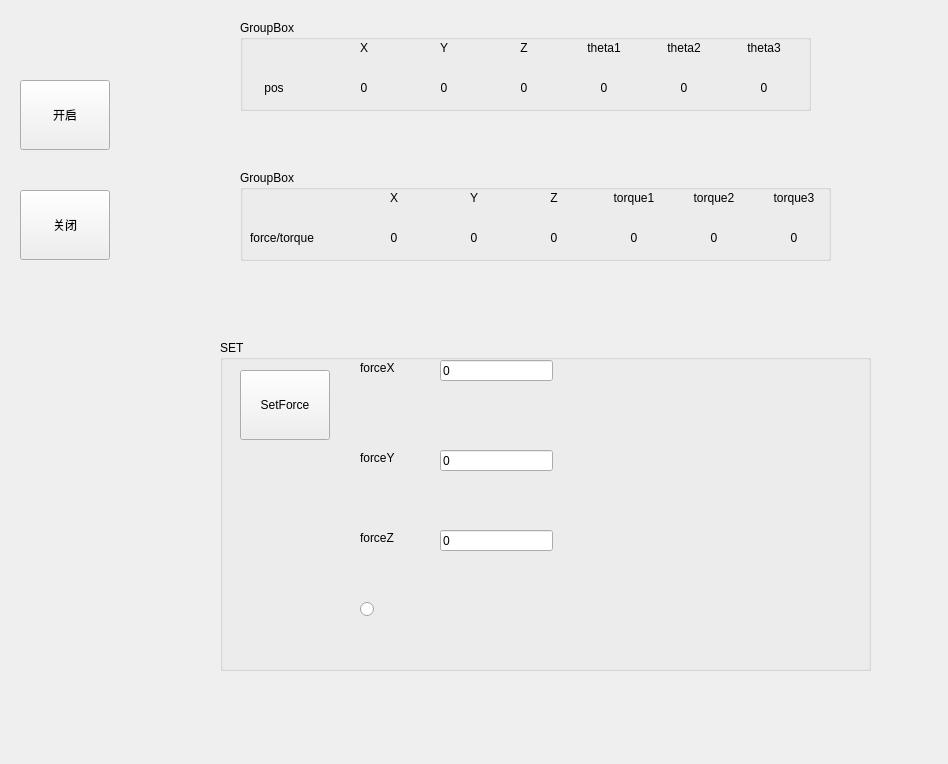
<?xml version="1.0" encoding="UTF-8"?>
<ui version="4.0">
 <class>omega</class>
 <widget class="QWidget" name="omega">
  <property name="geometry">
   <rect>
    <x>0</x>
    <y>0</y>
    <width>948</width>
    <height>764</height>
   </rect>
  </property>
  <property name="windowTitle">
   <string>Omega</string>
  </property>
  <widget class="QPushButton" name="openButton">
   <property name="geometry">
    <rect>
     <x>20</x>
     <y>80</y>
     <width>90</width>
     <height>70</height>
    </rect>
   </property>
   <property name="text">
    <string>开启</string>
   </property>
  </widget>
  <widget class="QPushButton" name="closeButton">
   <property name="geometry">
    <rect>
     <x>20</x>
     <y>190</y>
     <width>90</width>
     <height>70</height>
    </rect>
   </property>
   <property name="text">
    <string>关闭</string>
   </property>
  </widget>
  <widget class="QGroupBox" name="groupBox">
   <property name="geometry">
    <rect>
     <x>220</x>
     <y>340</y>
     <width>651</width>
     <height>331</height>
    </rect>
   </property>
   <property name="title">
    <string>SET</string>
   </property>
   <widget class="QRadioButton" name="statusButton">
    <property name="geometry">
     <rect>
      <x>140</x>
      <y>260</y>
      <width>21</width>
      <height>19</height>
     </rect>
    </property>
    <property name="text">
     <string/>
    </property>
   </widget>
   <widget class="QLineEdit" name="forceZSetEdit">
    <property name="geometry">
     <rect>
      <x>220</x>
      <y>190</y>
      <width>113</width>
      <height>21</height>
     </rect>
    </property>
    <property name="text">
     <string>0</string>
    </property>
   </widget>
   <widget class="QPushButton" name="setForceButton">
    <property name="geometry">
     <rect>
      <x>20</x>
      <y>30</y>
      <width>90</width>
      <height>70</height>
     </rect>
    </property>
    <property name="text">
     <string>SetForce</string>
    </property>
   </widget>
   <widget class="QLabel" name="label_2">
    <property name="geometry">
     <rect>
      <x>140</x>
      <y>20</y>
      <width>68</width>
      <height>15</height>
     </rect>
    </property>
    <property name="text">
     <string>forceX</string>
    </property>
   </widget>
   <widget class="QLineEdit" name="forceYSetEdit">
    <property name="geometry">
     <rect>
      <x>220</x>
      <y>110</y>
      <width>113</width>
      <height>21</height>
     </rect>
    </property>
    <property name="text">
     <string>0</string>
    </property>
   </widget>
   <widget class="QLabel" name="label_3">
    <property name="geometry">
     <rect>
      <x>140</x>
      <y>110</y>
      <width>68</width>
      <height>15</height>
     </rect>
    </property>
    <property name="text">
     <string>forceY</string>
    </property>
   </widget>
   <widget class="QLineEdit" name="forceXSetEdit">
    <property name="geometry">
     <rect>
      <x>220</x>
      <y>20</y>
      <width>113</width>
      <height>21</height>
     </rect>
    </property>
    <property name="text">
     <string>0</string>
    </property>
   </widget>
   <widget class="QLabel" name="label_4">
    <property name="geometry">
     <rect>
      <x>140</x>
      <y>190</y>
      <width>68</width>
      <height>15</height>
     </rect>
    </property>
    <property name="text">
     <string>forceZ</string>
    </property>
   </widget>
  </widget>
  <widget class="QGroupBox" name="groupBox_2">
   <property name="geometry">
    <rect>
     <x>240</x>
     <y>20</y>
     <width>571</width>
     <height>91</height>
    </rect>
   </property>
   <property name="title">
    <string>GroupBox</string>
   </property>
   <widget class="QLabel" name="theta3">
    <property name="geometry">
     <rect>
      <x>490</x>
      <y>60</y>
      <width>68</width>
      <height>15</height>
     </rect>
    </property>
    <property name="text">
     <string>0</string>
    </property>
    <property name="alignment">
     <set>Qt::AlignCenter</set>
    </property>
   </widget>
   <widget class="QLabel" name="posX">
    <property name="geometry">
     <rect>
      <x>90</x>
      <y>60</y>
      <width>68</width>
      <height>15</height>
     </rect>
    </property>
    <property name="text">
     <string>0</string>
    </property>
    <property name="alignment">
     <set>Qt::AlignCenter</set>
    </property>
   </widget>
   <widget class="QLabel" name="theta2Label">
    <property name="geometry">
     <rect>
      <x>410</x>
      <y>20</y>
      <width>68</width>
      <height>15</height>
     </rect>
    </property>
    <property name="text">
     <string>theta2</string>
    </property>
    <property name="alignment">
     <set>Qt::AlignCenter</set>
    </property>
   </widget>
   <widget class="QLabel" name="theta3Label">
    <property name="geometry">
     <rect>
      <x>490</x>
      <y>20</y>
      <width>68</width>
      <height>15</height>
     </rect>
    </property>
    <property name="text">
     <string>theta3</string>
    </property>
    <property name="alignment">
     <set>Qt::AlignCenter</set>
    </property>
   </widget>
   <widget class="QLabel" name="theta1Label">
    <property name="geometry">
     <rect>
      <x>330</x>
      <y>20</y>
      <width>68</width>
      <height>15</height>
     </rect>
    </property>
    <property name="text">
     <string>theta1</string>
    </property>
    <property name="alignment">
     <set>Qt::AlignCenter</set>
    </property>
   </widget>
   <widget class="QLabel" name="posY">
    <property name="geometry">
     <rect>
      <x>170</x>
      <y>60</y>
      <width>68</width>
      <height>15</height>
     </rect>
    </property>
    <property name="text">
     <string>0</string>
    </property>
    <property name="alignment">
     <set>Qt::AlignCenter</set>
    </property>
   </widget>
   <widget class="QLabel" name="posZLabel">
    <property name="geometry">
     <rect>
      <x>250</x>
      <y>20</y>
      <width>68</width>
      <height>15</height>
     </rect>
    </property>
    <property name="text">
     <string>Z</string>
    </property>
    <property name="alignment">
     <set>Qt::AlignCenter</set>
    </property>
   </widget>
   <widget class="QLabel" name="posZ">
    <property name="geometry">
     <rect>
      <x>250</x>
      <y>60</y>
      <width>68</width>
      <height>15</height>
     </rect>
    </property>
    <property name="text">
     <string>0</string>
    </property>
    <property name="alignment">
     <set>Qt::AlignCenter</set>
    </property>
   </widget>
   <widget class="QLabel" name="theta2">
    <property name="geometry">
     <rect>
      <x>410</x>
      <y>60</y>
      <width>68</width>
      <height>15</height>
     </rect>
    </property>
    <property name="text">
     <string>0</string>
    </property>
    <property name="alignment">
     <set>Qt::AlignCenter</set>
    </property>
   </widget>
   <widget class="QLabel" name="posXLabel">
    <property name="geometry">
     <rect>
      <x>90</x>
      <y>20</y>
      <width>68</width>
      <height>15</height>
     </rect>
    </property>
    <property name="text">
     <string>X</string>
    </property>
    <property name="alignment">
     <set>Qt::AlignCenter</set>
    </property>
   </widget>
   <widget class="QLabel" name="posYLabel">
    <property name="geometry">
     <rect>
      <x>170</x>
      <y>20</y>
      <width>68</width>
      <height>15</height>
     </rect>
    </property>
    <property name="text">
     <string>Y</string>
    </property>
    <property name="alignment">
     <set>Qt::AlignCenter</set>
    </property>
   </widget>
   <widget class="QLabel" name="posX_2">
    <property name="geometry">
     <rect>
      <x>0</x>
      <y>60</y>
      <width>68</width>
      <height>15</height>
     </rect>
    </property>
    <property name="text">
     <string>pos</string>
    </property>
    <property name="alignment">
     <set>Qt::AlignCenter</set>
    </property>
   </widget>
   <widget class="QLabel" name="theta1">
    <property name="geometry">
     <rect>
      <x>330</x>
      <y>60</y>
      <width>68</width>
      <height>15</height>
     </rect>
    </property>
    <property name="text">
     <string>0</string>
    </property>
    <property name="alignment">
     <set>Qt::AlignCenter</set>
    </property>
   </widget>
  </widget>
  <widget class="QGroupBox" name="groupBox_3">
   <property name="geometry">
    <rect>
     <x>240</x>
     <y>170</y>
     <width>591</width>
     <height>91</height>
    </rect>
   </property>
   <property name="title">
    <string>GroupBox</string>
   </property>
   <widget class="QLabel" name="torque3">
    <property name="geometry">
     <rect>
      <x>520</x>
      <y>60</y>
      <width>68</width>
      <height>15</height>
     </rect>
    </property>
    <property name="text">
     <string>0</string>
    </property>
    <property name="alignment">
     <set>Qt::AlignCenter</set>
    </property>
   </widget>
   <widget class="QLabel" name="posX_4">
    <property name="geometry">
     <rect>
      <x>10</x>
      <y>60</y>
      <width>95</width>
      <height>15</height>
     </rect>
    </property>
    <property name="text">
     <string>force/torque</string>
    </property>
   </widget>
   <widget class="QLabel" name="forceZ">
    <property name="geometry">
     <rect>
      <x>280</x>
      <y>60</y>
      <width>68</width>
      <height>15</height>
     </rect>
    </property>
    <property name="text">
     <string>0</string>
    </property>
    <property name="alignment">
     <set>Qt::AlignCenter</set>
    </property>
   </widget>
   <widget class="QLabel" name="torque2">
    <property name="geometry">
     <rect>
      <x>440</x>
      <y>60</y>
      <width>68</width>
      <height>15</height>
     </rect>
    </property>
    <property name="text">
     <string>0</string>
    </property>
    <property name="alignment">
     <set>Qt::AlignCenter</set>
    </property>
   </widget>
   <widget class="QLabel" name="forceX_2">
    <property name="geometry">
     <rect>
      <x>120</x>
      <y>20</y>
      <width>68</width>
      <height>15</height>
     </rect>
    </property>
    <property name="text">
     <string>X</string>
    </property>
    <property name="alignment">
     <set>Qt::AlignCenter</set>
    </property>
   </widget>
   <widget class="QLabel" name="torque1_2">
    <property name="geometry">
     <rect>
      <x>360</x>
      <y>20</y>
      <width>68</width>
      <height>15</height>
     </rect>
    </property>
    <property name="text">
     <string>torque1</string>
    </property>
    <property name="alignment">
     <set>Qt::AlignCenter</set>
    </property>
   </widget>
   <widget class="QLabel" name="torque1">
    <property name="geometry">
     <rect>
      <x>360</x>
      <y>60</y>
      <width>68</width>
      <height>15</height>
     </rect>
    </property>
    <property name="text">
     <string>0</string>
    </property>
    <property name="alignment">
     <set>Qt::AlignCenter</set>
    </property>
   </widget>
   <widget class="QLabel" name="forceX">
    <property name="geometry">
     <rect>
      <x>120</x>
      <y>60</y>
      <width>68</width>
      <height>15</height>
     </rect>
    </property>
    <property name="text">
     <string>0</string>
    </property>
    <property name="alignment">
     <set>Qt::AlignCenter</set>
    </property>
   </widget>
   <widget class="QLabel" name="torque2_2">
    <property name="geometry">
     <rect>
      <x>440</x>
      <y>20</y>
      <width>68</width>
      <height>15</height>
     </rect>
    </property>
    <property name="text">
     <string>torque2</string>
    </property>
    <property name="alignment">
     <set>Qt::AlignCenter</set>
    </property>
   </widget>
   <widget class="QLabel" name="forceY_2">
    <property name="geometry">
     <rect>
      <x>200</x>
      <y>20</y>
      <width>68</width>
      <height>15</height>
     </rect>
    </property>
    <property name="text">
     <string>Y</string>
    </property>
    <property name="alignment">
     <set>Qt::AlignCenter</set>
    </property>
   </widget>
   <widget class="QLabel" name="forceZ_2">
    <property name="geometry">
     <rect>
      <x>280</x>
      <y>20</y>
      <width>68</width>
      <height>15</height>
     </rect>
    </property>
    <property name="text">
     <string>Z</string>
    </property>
    <property name="alignment">
     <set>Qt::AlignCenter</set>
    </property>
   </widget>
   <widget class="QLabel" name="forceY">
    <property name="geometry">
     <rect>
      <x>200</x>
      <y>60</y>
      <width>68</width>
      <height>15</height>
     </rect>
    </property>
    <property name="text">
     <string>0</string>
    </property>
    <property name="alignment">
     <set>Qt::AlignCenter</set>
    </property>
   </widget>
   <widget class="QLabel" name="torque3_2">
    <property name="geometry">
     <rect>
      <x>520</x>
      <y>20</y>
      <width>68</width>
      <height>15</height>
     </rect>
    </property>
    <property name="text">
     <string>torque3</string>
    </property>
    <property name="alignment">
     <set>Qt::AlignCenter</set>
    </property>
   </widget>
  </widget>
 </widget>
 <resources/>
 <connections/>
</ui>
